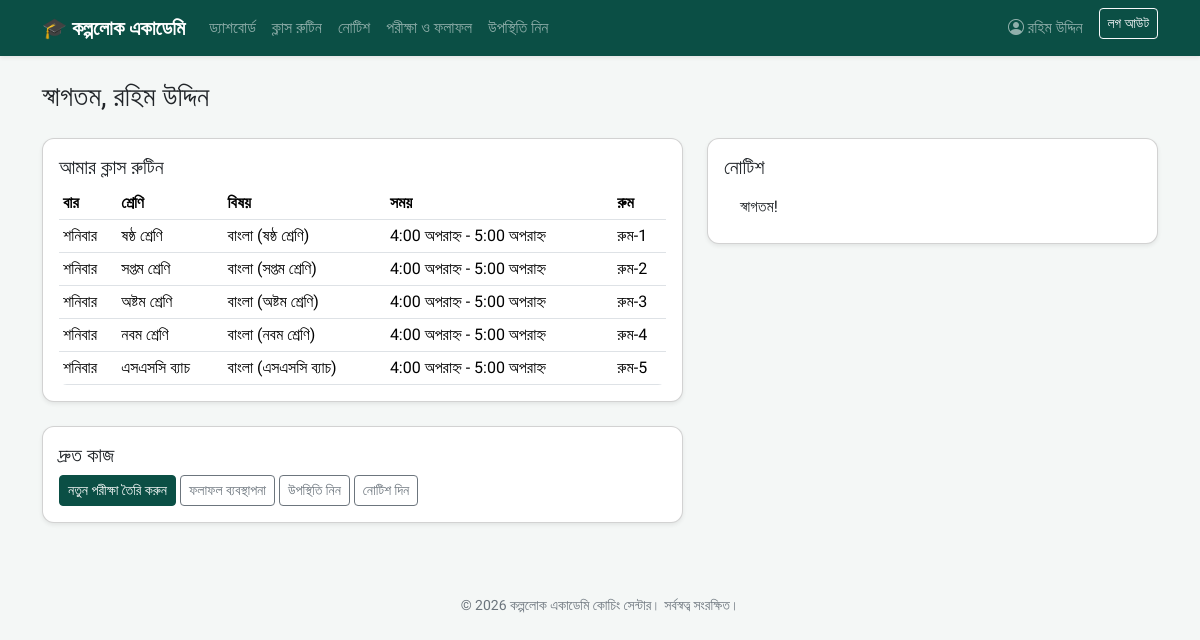
Page /dashboard/ (signed in) on the committed database.
### accounts/models.py (models this page shows, shortened)
class User(AbstractUser):
    class Role(models.TextChoices):
        ADMIN = "ADMIN", "Admin"
        TEACHER = "TEACHER", "Teacher"
        STUDENT = "STUDENT", "Student"
    role = models.CharField(max_length=10, choices=Role.choices, default=Role.STUDENT)
    phone = models.CharField(max_length=20, blank=True)
    photo = models.ImageField(upload_to="profiles/", blank=True, null=True)
    address = models.CharField(max_length=255, blank=True)
    def is_admin_role(self):
        return self.role == self.Role.ADMIN or self.is_superuser
    def is_teacher_role(self):
        return self.role == self.Role.TEACHER
    def is_student_role(self):
        return self.role == self.Role.STUDENT

### academy/models.py (models this page shows, shortened)
class ClassRoutine(models.Model):
    school_class = models.ForeignKey(SchoolClass, on_delete=models.CASCADE, related_name="routines")
    subject = models.ForeignKey(Subject, on_delete=models.CASCADE, related_name="routines")
    teacher = models.ForeignKey(
        settings.AUTH_USER_MODEL, on_delete=models.SET_NULL, null=True, blank=True,
        related_name="teaching_routines", limit_choices_to={"role": "TEACHER"}
    )
    day = models.CharField(max_length=3, choices=DAY_CHOICES)
    start_time = models.TimeField()
    end_time = models.TimeField()
    room = models.CharField(max_length=50, blank=True)
    class Meta:
        ordering = ["day", "start_time"]

class SchoolClass(models.Model):
    name = models.CharField(max_length=100, unique=True, help_text="যেমনঃ ষষ্ঠ শ্রেণি, SSC ব্যাচ")
    section = models.CharField(max_length=50, blank=True)
    order = models.PositiveIntegerField(default=0, help_text="তালিকায় ক্রম নির্ধারণের জন্য")
    class Meta:
        ordering = ["order", "name"]
    def __str__(self):
        return f"{self.name}{(' - ' + self.section) if self.section else ''}"

class Subject(models.Model):
    name = models.CharField(max_length=100)
    school_class = models.ForeignKey(SchoolClass, on_delete=models.CASCADE, related_name="subjects")
    code = models.CharField(max_length=20, blank=True)
    class Meta:
        unique_together = ("name", "school_class")
    def __str__(self):
        return f"{self.name} ({self.school_class})"

class Notice(models.Model):
    title = models.CharField(max_length=200)
    content = models.TextField()
    posted_by = models.ForeignKey(
        settings.AUTH_USER_MODEL, on_delete=models.SET_NULL, null=True, blank=True, related_name="notices_posted"
    )
    created_at = models.DateTimeField(auto_now_add=True)
    for_class = models.ForeignKey(
        SchoolClass, on_delete=models.SET_NULL, null=True, blank=True, related_name="notices",
        help_text="নির্দিষ্ট শ্রেণির জন্য না হলে খালি রাখুন (সবার জন্য প্রযোজ্য হবে)"
    )
    pinned = models.BooleanField(default=False)
    class Meta:
        ordering = ["-pinned", "-created_at"]

### academy/views.py (the view, shortened to what this page needs)
# urls.py: path('dashboard/', views.dashboard, name='dashboard'),
@login_required
def dashboard(request):
    user = request.user
    context = {}
    if user.is_admin_role():
        context["total_students"] = User.objects.filter(role=User.Role.STUDENT).count()
        context["total_teachers"] = User.objects.filter(role=User.Role.TEACHER).count()
        context["total_classes"] = SchoolClass.objects.count()
        context["notices"] = Notice.objects.all()[:5]
        current_month = timezone.now().month
        current_year = timezone.now().year
        month_fees = FeePayment.objects.filter(month=current_month, year=current_year)
        context["due_amount_total"] = month_fees.aggregate(total=Sum("amount_due"))["total"] or 0
        context["paid_amount_total"] = month_fees.aggregate(total=Sum("amount_paid"))["total"] or 0
        return render(request, "academy/dashboard_admin.html", context)
    elif user.is_teacher_role():
        context["routines"] = ClassRoutine.objects.filter(teacher=user)
        context["exams_created"] = Exam.objects.filter(created_by=user)[:10]
        context["notices"] = Notice.objects.filter(Q(for_class__isnull=True) | Q(for_class__in=[
            r.school_class for r in context["routines"]
        ])).distinct()[:5]
        return render(request, "academy/dashboard_teacher.html", context)

### templates/academy/dashboard_teacher.html (shortened to what this page needs)
{% extends "base.html" %}
{% block content %}
<h3 class="mb-4">স্বাগতম, {{ user.get_full_name|default:user.username }}</h3>
<div class="row g-4">
    <div class="col-md-7">
        <div class="card shadow-sm mb-4">
            <div class="card-body">
                <h5 class="card-title">আমার ক্লাস রুটিন</h5>
                <div class="table-responsive">
                    <table class="table table-sm align-middle">
                        <thead><tr><th>বার</th><th>শ্রেণি</th><th>বিষয়</th><th>সময়</th><th>রুম</th></tr></thead>
                        <tbody>
                        {% for r in routines %}
                            <tr>
                                <td>{{ r.get_day_display }}</td>
                                <td>{{ r.school_class }}</td>
                                <td>{{ r.subject }}</td>
                                <td>{{ r.start_time }} - {{ r.end_time }}</td>
                                <td>{{ r.room }}</td>
                            </tr>
                        {% empty %}
                            <tr><td colspan="5" class="text-muted">কোনো রুটিন যুক্ত হয়নি।</td></tr>
                        {% endfor %}
                        </tbody>
                    </table>
                </div>
            </div>
        </div>
        <div class="card shadow-sm">
            <div class="card-body">
                <h5 class="card-title">দ্রুত কাজ</h5>
                <a href="{% url 'exam_add' %}" class="btn btn-brand btn-sm">নতুন পরীক্ষা তৈরি করুন</a>
                <a href="{% url 'exam_list' %}" class="btn btn-outline-secondary btn-sm">ফলাফল ব্যবস্থাপনা</a>
                <a href="{% url 'attendance_mark' %}" class="btn btn-outline-secondary btn-sm">উপস্থিতি নিন</a>
                <a href="{% url 'notice_add' %}" class="btn btn-outline-secondary btn-sm">নোটিশ দিন</a>
            </div>
        </div>
    </div>
    <div class="col-md-5">
        <div class="card shadow-sm">
            <div class="card-body">
                <h5 class="card-title">নোটিশ</h5>
                <ul class="list-group list-group-flush">
                    {% for n in notices %}
                        <li class="list-group-item">{{ n.title }}</li>
                    {% empty %}
                        <li class="list-group-item text-muted">কোনো নোটিশ নেই।</li>
                    {% endfor %}
                </ul>
            </div>
        </div>
    </div>
</div>
{% endblock %}

### templates/base.html (shortened to what this page needs)
{% load static %}
<!DOCTYPE html>
<html lang="bn">
<head>
    <link href="https://cdn.jsdelivr.net/npm/bootstrap@5.3.3/dist/css/bootstrap.min.css" rel="stylesheet">
    <link href="https://cdn.jsdelivr.net/npm/bootstrap-icons@1.11.3/font/bootstrap-icons.css" rel="stylesheet">
</head>
<body>
<nav class="navbar navbar-expand-lg navbar-dark brand-green mb-4 shadow-sm">
    <div class="container">
        <a class="navbar-brand" href="{% url 'home' %}">🎓 কল্পলোক একাডেমি</a>
        <div class="collapse navbar-collapse" id="navMenu">
            <ul class="navbar-nav me-auto mb-2 mb-lg-0">
                {% if user.is_authenticated %}
                    <li class="nav-item"><a class="nav-link" href="{% url 'dashboard' %}">ড্যাশবোর্ড</a></li>
                    <li class="nav-item"><a class="nav-link" href="{% url 'routine_list' %}">ক্লাস রুটিন</a></li>
                    <li class="nav-item"><a class="nav-link" href="{% url 'notice_list' %}">নোটিশ</a></li>
                    {% if user.is_teacher_role %}
                        <li class="nav-item"><a class="nav-link" href="{% url 'exam_list' %}">পরীক্ষা ও ফলাফল</a></li>
                        <li class="nav-item"><a class="nav-link" href="{% url 'attendance_mark' %}">উপস্থিতি নিন</a></li>
                    {% endif %}
                {% endif %}
            </ul>
            <ul class="navbar-nav">
                {% if user.is_authenticated %}
                    <li class="nav-item"><a class="nav-link" href="{% url 'profile' %}"><i class="bi bi-person-circle"></i> {{ user.get_full_name|default:user.username }}</a></li>
                    <li class="nav-item">
                        <form method="post" action="{% url 'logout' %}" class="d-inline">
                            <button class="btn btn-outline-light btn-sm ms-2" type="submit">লগ আউট</button>
                        </form>
                    </li>
                {% else %}
                    <li class="nav-item"><a class="nav-link" href="{% url 'login' %}">লগইন</a></li>
                {% endif %}
            </ul>
        </div>
    </div>
</nav>
<div class="container mb-5">
    {% block content %}{% endblock %}
</div>
<footer class="text-center py-4 small">
    &copy; {% now "Y" %} কল্পলোক একাডেমি কোচিং সেন্টার। সর্বস্বত্ব সংরক্ষিত।
</footer>
</body>
</html>

### templates/base.html (style rules this page uses)
body { font-family: 'Hind Siliguri', sans-serif; background-color: #f4f7f6; }
.navbar-brand { font-weight: 700; }
.brand-green { background-color: #0b4f45 !important; }
.btn-brand { background-color: #0b4f45; border-color: #0b4f45; color: #fff; }
.card { border-radius: 0.75rem; }
.table-responsive { border-radius: 0.5rem; overflow-x: auto; -webkit-overflow-scrolling: touch; }
.table-responsive table { margin-bottom: 0; }
footer { color: #6c757d; }

### rows in the picture
User: get_full_name "রহিম উদ্দিন"
ClassRoutine: day "শনিবার", school_class "ষষ্ঠ শ্রেণি", subject "বাংলা (ষষ্ঠ শ্রেণি)", start_time "4:00 অপরাহ্ন", end_time "5:00 অপরাহ্ন", room "রুম-1"
ClassRoutine: day "শনিবার", school_class "সপ্তম শ্রেণি", subject "বাংলা (সপ্তম শ্রেণি)", start_time "4:00 অপরাহ্ন", end_time "5:00 অপরাহ্ন", room "রুম-2"
ClassRoutine: day "শনিবার", school_class "অষ্টম শ্রেণি", subject "বাংলা (অষ্টম শ্রেণি)", start_time "4:00 অপরাহ্ন", end_time "5:00 অপরাহ্ন", room "রুম-3"
ClassRoutine: day "শনিবার", school_class "নবম শ্রেণি", subject "বাংলা (নবম শ্রেণি)", start_time "4:00 অপরাহ্ন", end_time "5:00 অপরাহ্ন", room "রুম-4"
ClassRoutine: day "শনিবার", school_class "এসএসসি ব্যাচ", subject "বাংলা (এসএসসি ব্যাচ)", start_time "4:00 অপরাহ্ন", end_time "5:00 অপরাহ্ন", room "রুম-5"
Notice: title "স্বাগতম!"
